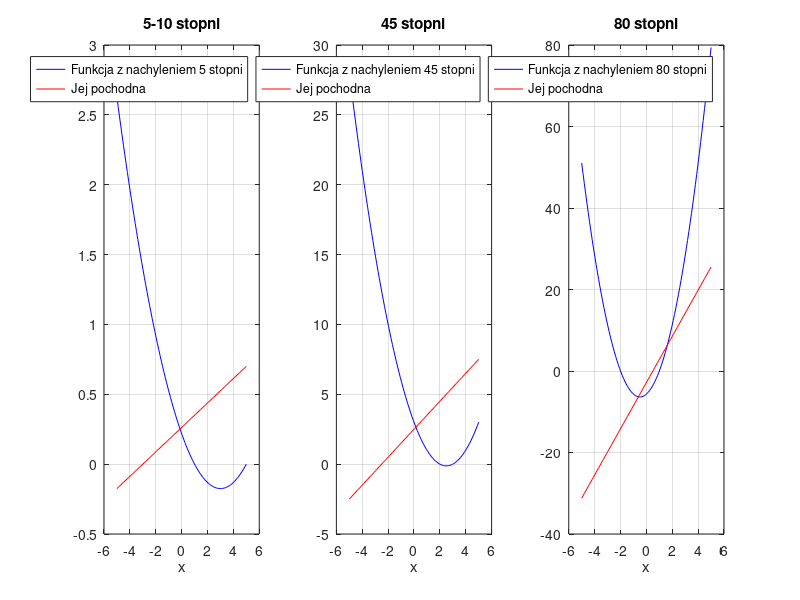

This chart was generated by the following MATLAB code: (Note: this script raises an error after producing the figure.)
% METODA BISEKCJI


clear all; close all; clc;

deg_45 = [2, 3];
deg_5 = [1, 5];
deg_80 = [-2, 1];

f_5 = @(x) tan(deg2rad(5))/2 * (x - deg_5(1)) .* (x - deg_5(2));
f_45 = @(x) tan(deg2rad(45))/2 * (x - deg_45(1)) .* (x - deg_45(2));
f_80 = @(x) tan(deg2rad(80))/2 * (x - deg_80(1)) .* (x - deg_80(2));

df_5 = @(x) 2 * tan(deg2rad(5))/2 * x + tan(deg2rad(5))/2 * sum(deg_5);
df_45 = @(x) 2 * tan(deg2rad(45))/2 * x + tan(deg2rad(45))/2 * sum(deg_45);
df_80 = @(x) 2 * tan(deg2rad(80))/2 * x + tan(deg2rad(80))/2 * sum(deg_80);

x = linspace(-5, 5, 100);

figure;

subplot(1, 3, 1);
plot(x, f_5(x), 'b-', x, df_5(x), 'r-');
title('5-10 stopni'); xlabel('x'); grid on;
legend('Funkcja z nachyleniem 5 stopni', 'Jej pochodna');

subplot(1, 3, 2);
plot(x, f_45(x), 'b-', x, df_45(x), 'r-');
title('45 stopni'); xlabel('x'); grid on;
legend('Funkcja z nachyleniem 45 stopni', 'Jej pochodna');

subplot(1, 3, 3);
plot(x, f_80(x), 'b-', x, df_80(x), 'r-');
title('80 stopni'); xlabel('x'); grid on;
legend('Funkcja z nachyleniem 80 stopni', 'Jej pochodna');

pause;

tolerance = 0.00001

it_sin = 1;
it_5 = 1;
it_45 = 1;
it_80 = 1;

bisection_sin = 0;
bisection_5 = 0;
bisection_45 = 0;
bisection_80 = 0;

x_5 = 1;
x_45 = 2;
x_80 = 1;

while (abs(bisection_5(end)-x_5)) > tolerance
    it_5 = it_5 + 1;
    bisection_5 = nonlinsolvers(f_5, df_5, 0, 2.9, 'bisection', it_5);
end
disp('Osiągnięto wymaganą dokładność dla nachylenia 5 stopni. Liczba iteracji: ');
disp(it_5);

while (abs(bisection_45(end)-x_45)) > tolerance
    it_45 = it_45 + 1;
    bisection_45 = nonlinsolvers(f_45, df_45, 1, 2.5, 'bisection', it_45);
end
disp('Osiągnięto wymaganą dokładność dla nachylenia 45 stopni. Liczba iteracji: ');
disp(it_45);

while (abs(bisection_80(end)-x_80)) > tolerance
    it_80 = it_80 + 1;
    bisection_80 = nonlinsolvers(f_80, df_80, 0, 2.5, 'bisection', it_80);
end
disp('Osiągnięto wymaganą dokładność dla nachylenia 80 stopni. Liczba iteracji: ');
disp(it_80);


figure;
subplot(1, 3, 1);
plot(1:it_5, bisection_5, "bo-"), xlabel('iter'); title('Parabola o nachylniu 5 stopni');
subplot(1, 3, 2);
plot(1:it_45, bisection_45, "bo-"), xlabel('iter'); title('Parabola o nachylniu 45 stopni');
subplot(1, 3, 3);
plot(1:it_80, bisection_80, "bo-"), xlabel('iter'); title('Parabola o nachylniu 80 stopni');



